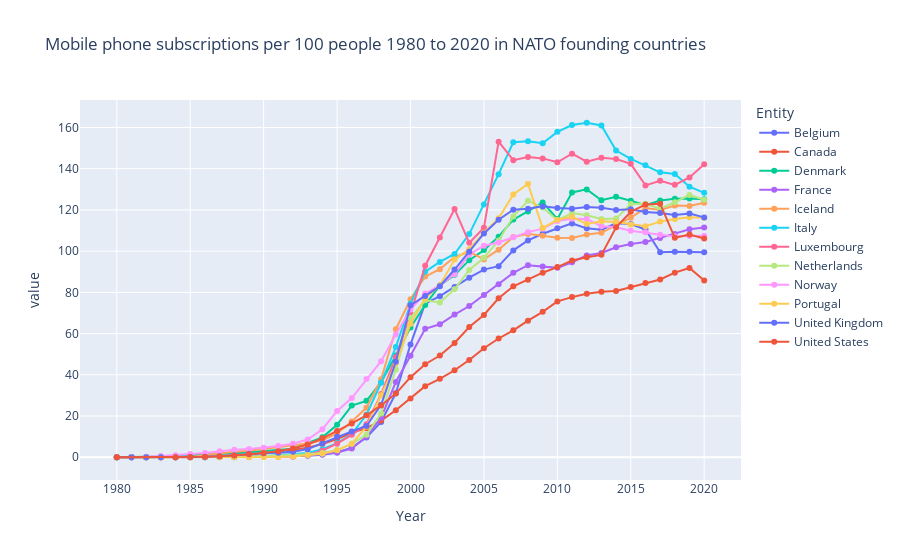

Notebook cell for this chart:
### Code cell
fig = px.line(natof,x='Year',y=['Cellular Subscription'],color='Entity',markers=True,title='Mobile phone subscriptions per 100 people 1980 to 2020 in NATO founding countries')
fig.show()

### Figure 1 — Plotly figure (JSON) as saved in the notebook; plotly's stock layout.template omitted (floating-point values rounded to 4 significant figures)
{"data": [{"hovertemplate": "Entity=Belgium<br>variable=Cellular Subscription<br>Year=%{x}<br>value=%{y}<extra></extra>", "legendgroup": "Belgium", "line": {"color": "#636efa", "dash": "solid"}, "marker": {"symbol": "circle"}, "mode": "lines+markers", "name": "Belgium", "orientation": "v", "showlegend": true, "type": "scatter", "x": [1980, 1981, 1982, 1983, 1984, 1985, 1986, 1987, 1988, 1989, 1990, 1991, 1992, 1993, 1994, 1995, 1996, 1997, 1998, 1999, 2000, 2001, 2002, 2003, 2004, 2005, 2006, 2007, 2008, 2009, 2010, 2011, 2012, 2013, 2014, 2015, 2016, 2017, 2018, 2019, 2020], "xaxis": "x", "y": [0, 0, 0, 0, 0, 0, 0.03825, 0.07265, 0.1923, 0.3085, 0.4285, 0.5122, 0.6098, 0.6698, 1.261, 2.31, 4.684, 9.532, 17.16, 31.07, 54.75, 74.59, 78.17, 82.6, 87.13, 91.07, 92.73, 100.4, 105.2, 108.4, 111.1, 113.5, 111.1, 110.4, 113.5, 113.2, 110.5, 99.45, 99.7, 99.74, 99.48], "yaxis": "y"}, {"hovertemplate": "Entity=Canada<br>variable=Cellular Subscription<br>Year=%{x}<br>value=%{y}<extra></extra>", "legendgroup": "Canada", "line": {"color": "#EF553B", "dash": "solid"}, "marker": {"symbol": "circle"}, "mode": "lines+markers", "name": "Canada", "orientation": "v", "showlegend": true, "type": "scatter", "x": [1980, 1981, 1982, 1983, 1984, 1985, 1986, 1987, 1988, 1989, 1990, 1991, 1992, 1993, 1994, 1995, 1996, 1997, 1998, 1999, 2000, 2001, 2002, 2003, 2004, 2005, 2006, 2007, 2008, 2009, 2010, 2011, 2012, 2013, 2014, 2015, 2016, 2017, 2018, 2019, 2020], "xaxis": "x", "y": [0, 0, 0, 0, 0, 0.04661, 0.2301, 0.3721, 0.7559, 1.27, 2.12, 2.782, 3.637, 4.669, 6.465, 8.88, 11.87, 14.1, 17.81, 22.81, 28.53, 34.49, 38.08, 42.21, 47.21, 52.91, 57.62, 61.58, 66.27, 70.56, 75.63, 77.71, 79.38, 80.35, 80.72, 82.62, 84.52, 86.28, 89.58, 91.86, 85.74], "yaxis": "y"}, {"hovertemplate": "Entity=Denmark<br>variable=Cellular Subscription<br>Year=%{x}<br>value=%{y}<extra></extra>", "legendgroup": "Denmark", "line": {"color": "#00cc96", "dash": "solid"}, "marker": {"symbol": "circle"}, "mode": "lines+markers", "name": "Denmark", "orientation": "v", "showlegend": true, "type": "scatter", "x": [1980, 1981, 1982, 1983, 1984, 1985, 1986, 1987, 1988, 1989, 1990, 1991, 1992, 1993, 1994, 1995, 1996, 1997, 1998, 1999, 2000, 2001, 2002, 2003, 2004, 2005, 2006, 2007, 2008, 2009, 2010, 2011, 2012, 2013, 2014, 2015, 2016, 2017, 2018, 2019, 2020], "xaxis": "x", "y": [0, 0, 0.1405, 0.3145, 0.5981, 0.9014, 1.126, 1.513, 1.981, 2.413, 2.883, 3.413, 4.081, 6.889, 9.662, 15.71, 25.05, 27.36, 36.43, 49.39, 62.97, 73.91, 83.34, 88.49, 95.63, 100.5, 107.1, 115.3, 119.3, 123.7, 115.6, 128.5, 130.0, 124.7, 126.4, 124.4, 122.3, 124.6, 125.5, 125.5, 125.2], "yaxis": "y"}, {"hovertemplate": "Entity=France<br>variable=Cellular Subscription<br>Year=%{x}<br>value=%{y}<extra></extra>", "legendgroup": "France", "line": {"color": "#ab63fa", "dash": "solid"}, "marker": {"symbol": "circle"}, "mode": "lines+markers", "name": "France", "orientation": "v", "showlegend": true, "type": "scatter", "x": [1980, 1981, 1982, 1983, 1984, 1985, 1986, 1987, 1988, 1989, 1990, 1991, 1992, 1993, 1994, 1995, 1996, 1997, 1998, 1999, 2000, 2001, 2002, 2003, 2004, 2005, 2006, 2007, 2008, 2009, 2010, 2011, 2012, 2013, 2014, 2015, 2016, 2017, 2018, 2019, 2020], "xaxis": "x", "y": [0, 0, 0, 0, 0, 0, 0.0163, 0.07026, 0.1752, 0.3163, 0.4998, 0.6589, 0.7642, 0.997, 1.533, 2.253, 4.245, 9.992, 19.18, 36.51, 49.23, 62.3, 64.52, 69.21, 73.39, 78.68, 83.99, 89.48, 93.19, 92.61, 91.9, 94.61, 97.95, 99.11, 101.9, 103.5, 104.5, 106.4, 108.4, 110.6, 111.5], "yaxis": "y"}, {"hovertemplate": "Entity=Iceland<br>variable=Cellular Subscription<br>Year=%{x}<br>value=%{y}<extra></extra>", "legendgroup": "Iceland", "line": {"color": "#FFA15A", "dash": "solid"}, "marker": {"symbol": "circle"}, "mode": "lines+markers", "name": "Iceland", "orientation": "v", "showlegend": true, "type": "scatter", "x": [1980, 1981, 1982, 1983, 1984, 1985, 1986, 1987, 1988, 1989, 1990, 1991, 1992, 1993, 1994, 1995, 1996, 1997, 1998, 1999, 2000, 2001, 2002, 2003, 2004, 2005, 2006, 2007, 2008, 2009, 2010, 2011, 2012, 2013, 2014, 2015, 2016, 2017, 2018, 2019, 2020], "xaxis": "x", "y": [0, 0, 0, 0, 0, 0, 1.081, 2.027, 2.61, 3.127, 3.925, 5.003, 5.862, 6.628, 8.239, 11.54, 17.33, 23.97, 37.88, 62.12, 76.63, 87.71, 91.28, 97.12, 99.64, 95.98, 100.7, 106.9, 108.4, 107.5, 106.5, 106.4, 108.1, 108.9, 112.6, 116.3, 120.9, 120.0, 122.2, 121.9, 123.5], "yaxis": "y"}, {"hovertemplate": "Entity=Italy<br>variable=Cellular Subscription<br>Year=%{x}<br>value=%{y}<extra></extra>", "legendgroup": "Italy", "line": {"color": "#19d3f3", "dash": "solid"}, "marker": {"symbol": "circle"}, "mode": "lines+markers", "name": "Italy", "orientation": "v", "showlegend": true, "type": "scatter", "x": [1980, 1981, 1982, 1983, 1984, 1985, 1986, 1987, 1988, 1989, 1990, 1991, 1992, 1993, 1994, 1995, 1996, 1997, 1998, 1999, 2000, 2001, 2002, 2003, 2004, 2005, 2006, 2007, 2008, 2009, 2010, 2011, 2012, 2013, 2014, 2015, 2016, 2017, 2018, 2019, 2020], "xaxis": "x", "y": [0, 0, 0, 0, 0, 0.01127, 0.01587, 0.029, 0.05894, 0.1159, 0.4663, 0.995, 1.37, 2.111, 3.915, 6.861, 11.25, 20.63, 36.11, 53.47, 74.52, 90.1, 94.78, 98.62, 108.3, 122.7, 137.4, 152.9, 153.3, 152.3, 157.9, 161.2, 162.3, 161.0, 148.8, 144.8, 141.7, 138.2, 137.5, 131.3, 128.3], "yaxis": "y"}, {"hovertemplate": "Entity=Luxembourg<br>variable=Cellular Subscription<br>Year=%{x}<br>value=%{y}<extra></extra>", "legendgroup": "Luxembourg", "line": {"color": "#FF6692", "dash": "solid"}, "marker": {"symbol": "circle"}, "mode": "lines+markers", "name": "Luxembourg", "orientation": "v", "showlegend": true, "type": "scatter", "x": [1980, 1981, 1982, 1983, 1984, 1985, 1986, 1987, 1988, 1989, 1990, 1991, 1992, 1993, 1994, 1995, 1996, 1997, 1998, 1999, 2000, 2001, 2002, 2003, 2004, 2005, 2006, 2007, 2008, 2009, 2010, 2011, 2012, 2013, 2014, 2015, 2016, 2017, 2018, 2019, 2020], "xaxis": "x", "y": [0, 0, 0, 0, 0, 0.0109, 0.0792, 0.1011, 0.1449, 0.1761, 0.2158, 0.2948, 0.2862, 1.281, 3.204, 6.576, 10.87, 16.0, 30.65, 48.51, 69.54, 92.93, 106.6, 120.5, 104.0, 111.4, 153.1, 144.1, 145.7, 145.0, 143.1, 147.3, 143.4, 145.3, 144.7, 142.4, 131.9, 134.1, 132.2, 135.8, 142.2], "yaxis": "y"}, {"hovertemplate": "Entity=Netherlands<br>variable=Cellular Subscription<br>Year=%{x}<br>value=%{y}<extra></extra>", "legendgroup": "Netherlands", "line": {"color": "#B6E880", "dash": "solid"}, "marker": {"symbol": "circle"}, "mode": "lines+markers", "name": "Netherlands", "orientation": "v", "showlegend": true, "type": "scatter", "x": [1980, 1981, 1982, 1983, 1985, 1986, 1987, 1988, 1989, 1990, 1991, 1992, 1993, 1994, 1995, 1996, 1997, 1998, 1999, 2000, 2001, 2002, 2003, 2004, 2005, 2006, 2007, 2008, 2009, 2010, 2011, 2012, 2013, 2014, 2015, 2016, 2017, 2018, 2019, 2020], "xaxis": "x", "y": [0, 0, 0, 0, 0.03307, 0.1048, 0.1648, 0.2234, 0.3766, 0.5279, 0.7634, 1.095, 1.415, 2.089, 3.485, 6.528, 10.97, 21.28, 42.6, 67.53, 76.16, 75.11, 81.48, 90.87, 96.74, 105.2, 116.8, 124.5, 121.2, 115.0, 118.5, 117.4, 115.6, 115.8, 122.9, 123.0, 120.6, 123.7, 127.3, 125.0], "yaxis": "y"}, {"hovertemplate": "Entity=Norway<br>variable=Cellular Subscription<br>Year=%{x}<br>value=%{y}<extra></extra>", "legendgroup": "Norway", "line": {"color": "#FF97FF", "dash": "solid"}, "marker": {"symbol": "circle"}, "mode": "lines+markers", "name": "Norway", "orientation": "v", "showlegend": true, "type": "scatter", "x": [1980, 1981, 1982, 1983, 1984, 1985, 1986, 1987, 1988, 1989, 1990, 1991, 1992, 1993, 1994, 1995, 1996, 1997, 1998, 1999, 2000, 2001, 2002, 2003, 2004, 2005, 2006, 2007, 2008, 2009, 2010, 2011, 2012, 2013, 2014, 2015, 2016, 2017, 2018, 2019, 2020], "xaxis": "x", "y": [0, 0.04074, 0.269, 0.5691, 0.9436, 1.519, 2.088, 2.867, 3.619, 3.967, 4.634, 5.491, 6.591, 8.604, 13.55, 22.47, 28.71, 37.93, 46.59, 59.54, 71.65, 79.44, 83.37, 88.86, 98.4, 102.6, 104.2, 106.7, 109.2, 110.9, 114.6, 115.7, 115.6, 112.1, 111.6, 109.9, 109.1, 108.0, 107.2, 107.4, 107.5], "yaxis": "y"}, {"hovertemplate": "Entity=Portugal<br>variable=Cellular Subscription<br>Year=%{x}<br>value=%{y}<extra></extra>", "legendgroup": "Portugal", "line": {"color": "#FECB52", "dash": "solid"}, "marker": {"symbol": "circle"}, "mode": "lines+markers", "name": "Portugal", "orientation": "v", "showlegend": true, "type": "scatter", "x": [1980, 1981, 1982, 1983, 1984, 1985, 1986, 1987, 1988, 1989, 1990, 1991, 1992, 1993, 1994, 1995, 1996, 1997, 1998, 1999, 2000, 2001, 2002, 2003, 2004, 2005, 2006, 2007, 2008, 2009, 2010, 2011, 2012, 2013, 2014, 2015, 2016, 2017, 2018, 2019, 2020], "xaxis": "x", "y": [0, 0, 0, 0, 0, 0, 0, 0, 0, 0.02813, 0.06569, 0.1271, 0.3744, 1.013, 1.727, 3.378, 6.549, 14.81, 30.1, 45.56, 64.73, 77.14, 83.48, 95.91, 101.0, 108.9, 116.0, 127.5, 132.6, 111.2, 115.2, 116.7, 113.2, 114.5, 114.2, 113.0, 112.1, 114.3, 115.6, 116.5, 116.3], "yaxis": "y"}, {"hovertemplate": "Entity=United Kingdom<br>variable=Cellular Subscription<br>Year=%{x}<br>value=%{y}<extra></extra>", "legendgroup": "United Kingdom", "line": {"color": "#636efa", "dash": "solid"}, "marker": {"symbol": "circle"}, "mode": "lines+markers", "name": "United Kingdom", "orientation": "v", "showlegend": true, "type": "scatter", "x": [1980, 1981, 1982, 1983, 1984, 1985, 1986, 1987, 1988, 1989, 1990, 1991, 1992, 1993, 1994, 1995, 1996, 1997, 1998, 1999, 2000, 2001, 2002, 2003, 2004, 2005, 2006, 2007, 2008, 2009, 2010, 2011, 2012, 2013, 2014, 2015, 2016, 2017, 2018, 2019, 2020], "xaxis": "x", "y": [0, 0, 0, 0, 0, 0.08863, 0.23, 0.5118, 0.9857, 1.711, 1.95, 2.199, 2.623, 3.937, 6.821, 9.901, 12.47, 15.16, 25.43, 46.3, 73.74, 78.28, 82.98, 91.09, 99.69, 108.6, 115.2, 120.1, 120.6, 121.7, 120.9, 120.5, 121.4, 121.1, 119.9, 120.3, 119.1, 118.5, 117.5, 118.2, 116.4], "yaxis": "y"}, {"hovertemplate": "Entity=United States<br>variable=Cellular Subscription<br>Year=%{x}<br>value=%{y}<extra></extra>", "legendgroup": "United States", "line": {"color": "#EF553B", "dash": "solid"}, "marker": {"symbol": "circle"}, "mode": "lines+markers", "name": "United States", "orientation": "v", "showlegend": true, "type": "scatter", "x": [1980, 1984, 1985, 1986, 1987, 1988, 1989, 1990, 1991, 1992, 1993, 1994, 1995, 1996, 1997, 1998, 1999, 2000, 2001, 2002, 2003, 2004, 2005, 2006, 2007, 2008, 2009, 2010, 2011, 2012, 2013, 2014, 2015, 2016, 2017, 2018, 2019, 2020], "xaxis": "x", "y": [0, 0.03845, 0.1415, 0.2809, 0.5023, 0.8366, 1.405, 2.095, 2.969, 4.293, 6.169, 9.203, 12.74, 16.41, 20.36, 25.15, 30.89, 38.86, 45.15, 49.36, 55.43, 63.22, 69.05, 77.11, 82.93, 86.1, 89.54, 92.27, 95.45, 97.07, 98.2, 111.6, 119.1, 122.6, 123.0, 106.5, 108.1, 106.2], "yaxis": "y"}], "layout": {"legend": {"title": {"text": "Entity"}, "tracegroupgap": 0}, "title": {"text": "Mobile phone subscriptions per 100 people 1980 to 2020 in NATO founding countries"}, "xaxis": {"anchor": "y", "domain": [0, 1], "title": {"text": "Year"}}, "yaxis": {"anchor": "x", "domain": [0, 1], "title": {"text": "value"}}}}
